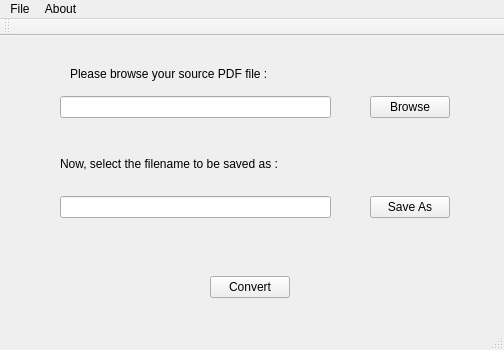
<?xml version="1.0" encoding="UTF-8"?>
<ui version="4.0">
 <class>MainWindow</class>
 <widget class="QMainWindow" name="MainWindow">
  <property name="geometry">
   <rect>
    <x>0</x>
    <y>0</y>
    <width>504</width>
    <height>350</height>
   </rect>
  </property>
  <property name="windowTitle">
   <string>PDF to TXT GUI Converter</string>
  </property>
  <property name="tabShape">
   <enum>QTabWidget::Rounded</enum>
  </property>
  <widget class="QWidget" name="centralWidget">
   <widget class="QPushButton" name="pushButton">
    <property name="geometry">
     <rect>
      <x>370</x>
      <y>60</y>
      <width>80</width>
      <height>22</height>
     </rect>
    </property>
    <property name="text">
     <string>Browse</string>
    </property>
   </widget>
   <widget class="QLineEdit" name="sourceurl">
    <property name="geometry">
     <rect>
      <x>60</x>
      <y>60</y>
      <width>271</width>
      <height>22</height>
     </rect>
    </property>
   </widget>
   <widget class="QPushButton" name="pushButton_2">
    <property name="geometry">
     <rect>
      <x>210</x>
      <y>240</y>
      <width>80</width>
      <height>22</height>
     </rect>
    </property>
    <property name="text">
     <string>Convert</string>
    </property>
   </widget>
   <widget class="QLineEdit" name="desturl">
    <property name="geometry">
     <rect>
      <x>60</x>
      <y>160</y>
      <width>271</width>
      <height>22</height>
     </rect>
    </property>
   </widget>
   <widget class="QPushButton" name="pushButton_3">
    <property name="geometry">
     <rect>
      <x>370</x>
      <y>160</y>
      <width>80</width>
      <height>22</height>
     </rect>
    </property>
    <property name="text">
     <string>Save As</string>
    </property>
   </widget>
   <widget class="QLabel" name="label">
    <property name="geometry">
     <rect>
      <x>70</x>
      <y>30</y>
      <width>241</width>
      <height>16</height>
     </rect>
    </property>
    <property name="text">
     <string>Please browse your source PDF file :</string>
    </property>
   </widget>
   <widget class="QLabel" name="label_2">
    <property name="geometry">
     <rect>
      <x>60</x>
      <y>120</y>
      <width>261</width>
      <height>16</height>
     </rect>
    </property>
    <property name="text">
     <string>Now, select the filename to be saved as :</string>
    </property>
   </widget>
   <widget class="QLabel" name="status">
    <property name="geometry">
     <rect>
      <x>120</x>
      <y>270</y>
      <width>261</width>
      <height>16</height>
     </rect>
    </property>
    <property name="text">
     <string/>
    </property>
   </widget>
  </widget>
  <widget class="QMenuBar" name="menuBar">
   <property name="geometry">
    <rect>
     <x>0</x>
     <y>0</y>
     <width>504</width>
     <height>19</height>
    </rect>
   </property>
   <widget class="QMenu" name="menuFile">
    <property name="title">
     <string>File</string>
    </property>
    <addaction name="actionOpen"/>
    <addaction name="actionImport"/>
    <addaction name="actionExport"/>
   </widget>
   <widget class="QMenu" name="menuAbout">
    <property name="title">
     <string>About</string>
    </property>
   </widget>
   <addaction name="menuFile"/>
   <addaction name="menuAbout"/>
  </widget>
  <widget class="QToolBar" name="mainToolBar">
   <attribute name="toolBarArea">
    <enum>TopToolBarArea</enum>
   </attribute>
   <attribute name="toolBarBreak">
    <bool>false</bool>
   </attribute>
  </widget>
  <widget class="QStatusBar" name="statusBar"/>
  <action name="actionOpen">
   <property name="text">
    <string>Open</string>
   </property>
  </action>
  <action name="actionImport">
   <property name="text">
    <string>Import</string>
   </property>
  </action>
  <action name="actionExport">
   <property name="text">
    <string>Export</string>
   </property>
  </action>
 </widget>
 <layoutdefault spacing="6" margin="11"/>
 <resources/>
 <connections>
  <connection>
   <sender>pushButton</sender>
   <signal>clicked()</signal>
   <receiver>sourceurl</receiver>
   <slot>update()</slot>
   <hints>
    <hint type="sourcelabel">
     <x>409</x>
     <y>96</y>
    </hint>
    <hint type="destinationlabel">
     <x>195</x>
     <y>96</y>
    </hint>
   </hints>
  </connection>
 </connections>
</ui>
